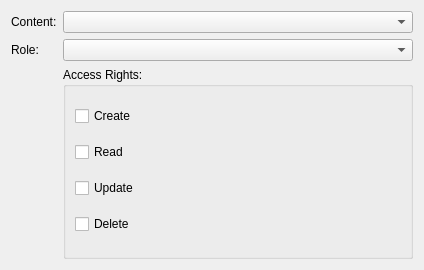
<?xml version="1.0" encoding="UTF-8"?>
<ui version="4.0">
 <class>ContentAuthForm</class>
 <widget class="QWidget" name="ContentAuthForm">
  <property name="geometry">
   <rect>
    <x>0</x>
    <y>0</y>
    <width>424</width>
    <height>270</height>
   </rect>
  </property>
  <property name="windowTitle">
   <string>Form</string>
  </property>
  <layout class="QVBoxLayout" name="verticalLayout">
   <item>
    <layout class="QGridLayout" name="gridLayout" columnstretch="0,1">
     <item row="0" column="0">
      <widget class="QLabel" name="label">
       <property name="text">
        <string>Content:</string>
       </property>
      </widget>
     </item>
     <item row="0" column="1">
      <widget class="QComboBox" name="cbContent"/>
     </item>
     <item row="1" column="0">
      <widget class="QLabel" name="label_2">
       <property name="text">
        <string>Role:</string>
       </property>
      </widget>
     </item>
     <item row="1" column="1">
      <widget class="QComboBox" name="cbRole"/>
     </item>
     <item row="2" column="1">
      <widget class="QGroupBox" name="groupBox">
       <property name="title">
        <string>Access Rights:</string>
       </property>
       <layout class="QVBoxLayout" name="verticalLayout_2">
        <item>
         <widget class="QCheckBox" name="cbCreate">
          <property name="text">
           <string>Create</string>
          </property>
         </widget>
        </item>
        <item>
         <widget class="QCheckBox" name="cbRead">
          <property name="text">
           <string>Read</string>
          </property>
         </widget>
        </item>
        <item>
         <widget class="QCheckBox" name="cbUpdate">
          <property name="text">
           <string>Update</string>
          </property>
         </widget>
        </item>
        <item>
         <widget class="QCheckBox" name="cbDelete">
          <property name="text">
           <string>Delete</string>
          </property>
         </widget>
        </item>
       </layout>
      </widget>
     </item>
    </layout>
   </item>
  </layout>
 </widget>
 <resources/>
 <connections/>
</ui>
